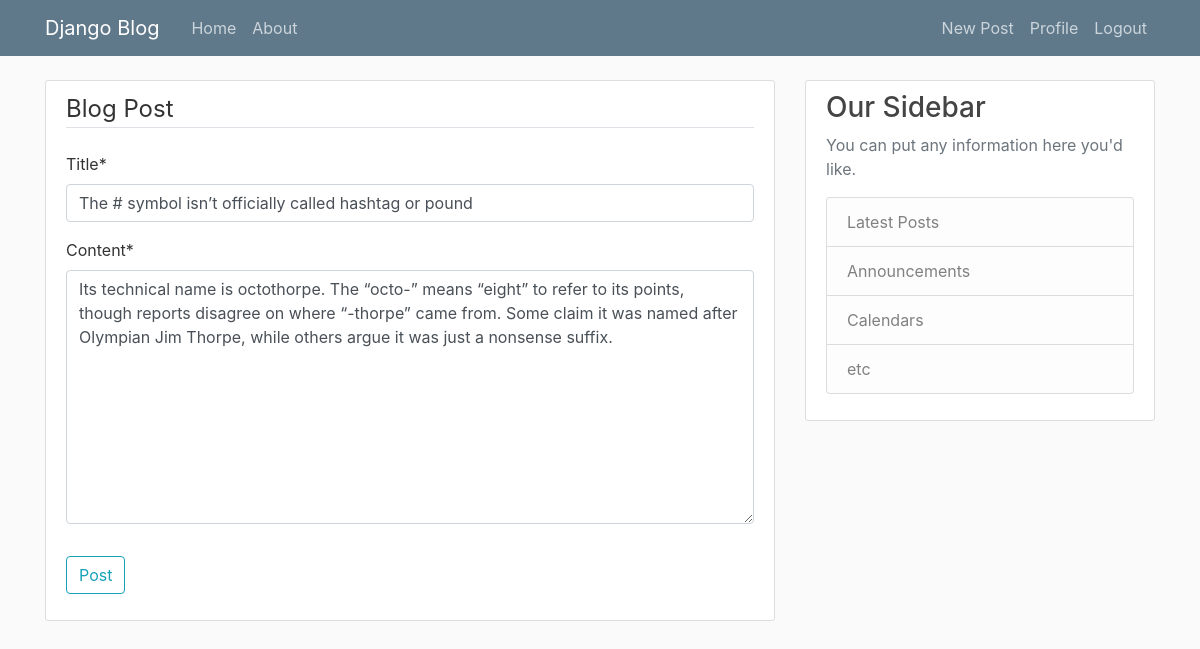
The page /post/45/update (signed in) on the database its author committed.
### blog/models.py (models this page shows, shortened)
class Post(models.Model):
    title =  models.CharField(max_length = 100)
    content = models.TextField()
    date_posted = models.DateTimeField(default = timezone.now)
    author = models.ForeignKey(User, on_delete = models.CASCADE)

### blog/views.py (the view, shortened to what this page needs)
# urls.py: path('post/<int:pk>/update',PostUpdateView.as_view() ,name = 'post-update'),
class PostUpdateView(LoginRequiredMixin, UserPassesTestMixin, UpdateView):
    model = Post
    fields = ['title','content']
    def test_func(self):
        post = self.get_object()
        if self.request.user == post.author:
            return True
        return False

### blog/templates/blog/post_form.html (shortened to what this page needs)
{% extends 'blog/base.html'%}
{% load crispy_forms_tags %}
{% block content %}
    <div class="content-section">
        <form method="POST">
            <fieldset class="form-group">
                <legend class="border-bottom mb-4">
                    Blog Post
                </legend>
                {{ form|crispy }}
            </fieldset>
            <div class="form-group">
                <button class="btn btn-outline-info" type="submit">
                   Post
                </button>
            </div>
        </form>
    </div>
{% endblock content%}

### blog/static/blog/main.css (style rules this page uses)
body { background: #fafafa; color: #333333; margin-top: 5rem; }
.content-section { background: #ffffff; padding: 10px 20px; border: 1px solid #dddddd; border-radius: 3px; margin-bottom: 20px; }

### rows shown on the page
Post: title "The # symbol isn’t officially called hashtag or pound", content "Its technical name is octothorpe. The “octo-” means “eight” to refer to its points, though reports disagree on where “-thorpe” came from. Some claim it was named after Olympian Jim Thorpe, while others argue it was just a nonsense suffix."
